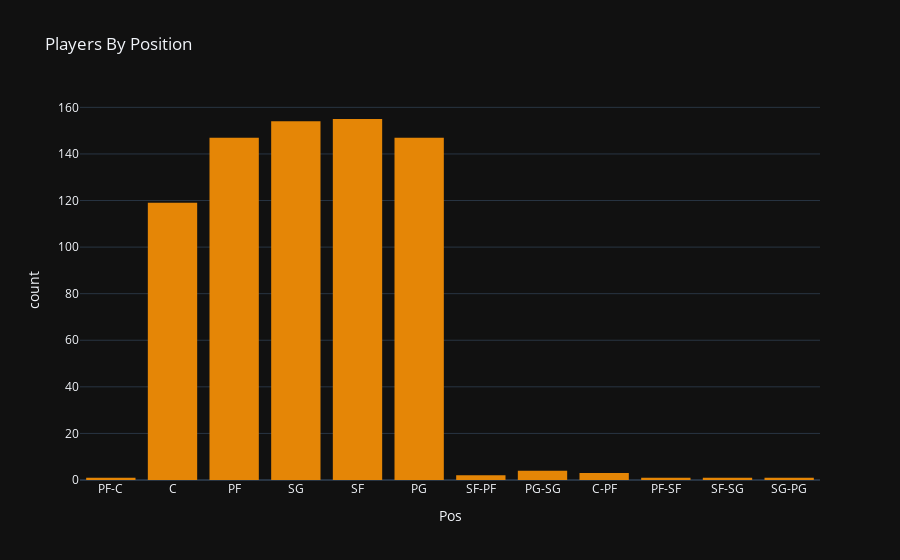

Notebook cell for this chart:
### Code cell
#visualization of players by position
px.histogram(df, x='Pos', color_discrete_sequence=px.colors.qualitative.Vivid,
             title='Players By Position',  template='plotly_dark').show()

### Figure 1 — Plotly figure (JSON) as saved in the notebook; plotly's stock layout.template omitted (floating-point values rounded to 4 significant figures; data arrays with more than 128 entries replaced by an {"elided": "..."} marker saying what was removed)
{"data": [{"alignmentgroup": "True", "bingroup": "x", "hovertemplate": "Pos=%{x}<br>count=%{y}<extra></extra>", "legendgroup": "", "marker": {"color": "rgb(229, 134, 6)", "pattern": {"shape": ""}}, "name": "", "offsetgroup": "", "orientation": "v", "showlegend": false, "type": "histogram", "x": {"elided": "735 str values"}, "xaxis": "x", "yaxis": "y"}], "layout": {"barmode": "relative", "legend": {"tracegroupgap": 0}, "title": {"text": "Players By Position"}, "xaxis": {"anchor": "y", "domain": [0, 1], "title": {"text": "Pos"}}, "yaxis": {"anchor": "x", "domain": [0, 1], "title": {"text": "count"}}}}
